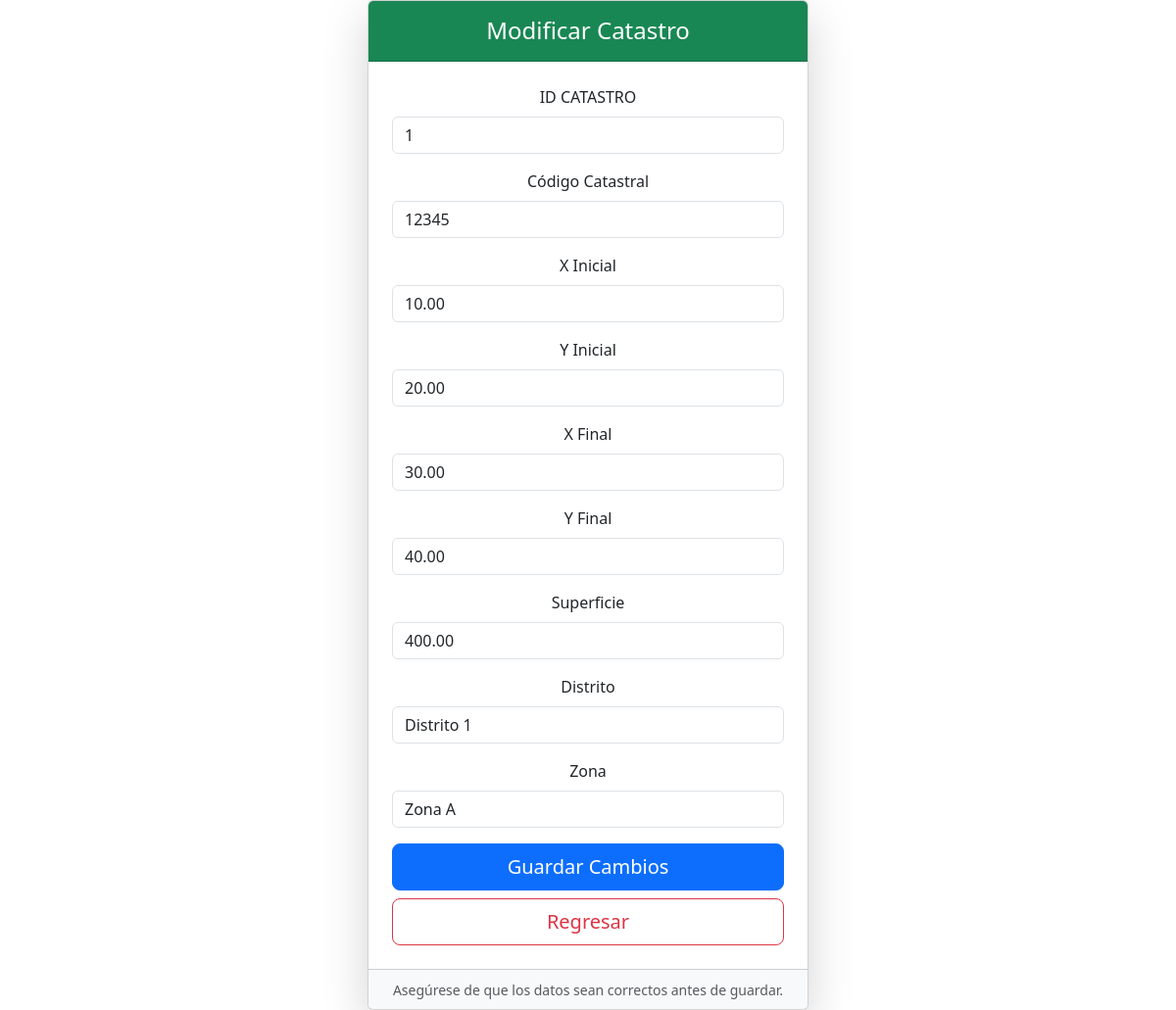
/modificar_catastro.php?id_catastro=1, run on the app's committed database.
### tables this page shows
CREATE TABLE CATASTRO (
  id_catastro INT AUTO_INCREMENT PRIMARY KEY,
  codigo_catastral VARCHAR(30) NOT NULL UNIQUE,
  Xini DECIMAL(10, 2),
  Yini DECIMAL(10, 2),
  Xfin DECIMAL(10, 2),
  Yfin DECIMAL(10, 2),
  superficie DECIMAL(10, 2),
  distrito VARCHAR(50),
  zona VARCHAR(50)
);

### modificar_catastro.php (the view, shortened to what this page needs)
<!DOCTYPE html>
<html lang="es">
<head>
    <link rel="stylesheet" href="bootstrap/css/bootstrap.min.css">
</head>
<body>
    <?php
        $xid=$_GET['id_catastro'];
        include("conexionBDEdwin.php");
        $query = "SELECT *
                  FROM CATASTRO
                  WHERE id_catastro = $xid";
        $result = mysqli_query($conex, $query);
        $row = mysqli_fetch_assoc($result);
    ?>
    <center>
    <div class="card shadow-lg" style="max-width: 450px; width: 100%;">
        <div class="card-header bg-success text-white text-center py-3">
            <h4 class="mb-0">Modificar Catastro</h4>
        </div>
        <div class="card-body p-4">
            <form action="BDEdwin_modificar_catastro.php" method="POST">
                <div class="mb-3">
                    <label for="codigo_catastral" class="form-label">ID CATASTRO</label>
                    <input readonly="" type="text" class="form-control" name="id_catastro" id="codigo_catastral" value="<?php echo $xid; ?>" required>
                </div>
                <div class="mb-3">
                    <label for="codigo_catastral" class="form-label">Código Catastral</label>
                    <input type="text" class="form-control" name="codigo_catastral" id="codigo_catastral" value="<?php echo $row['codigo_catastral']; ?>" required>
                </div>
                <div class="mb-3">
                    <label for="Xini" class="form-label">X Inicial</label>
                    <input type="text" class="form-control" name="Xini" id="Xini" value="<?php echo $row['Xini']; ?>" required>
                </div>
                <div class="mb-3">
                    <label for="Yini" class="form-label">Y Inicial</label>
                    <input type="text" class="form-control" name="Yini" id="Yini" value="<?php echo $row['Yini']; ?>" required>
                </div>
                <div class="mb-3">
                    <label for="Xfin" class="form-label">X Final</label>
                    <input type="text" class="form-control" name="Xfin" id="Xfin" value="<?php echo $row['Xfin']; ?>" required>
                </div>
                <div class="mb-3">
                    <label for="Yfin" class="form-label">Y Final</label>
                    <input type="text" class="form-control" name="Yfin" id="Yfin" value="<?php echo $row['Yfin']; ?>" required>
                </div>
                <div class="mb-3">
                    <label for="superficie" class="form-label">Superficie</label>
                    <input type="text" class="form-control" name="superficie" id="superficie" value="<?php echo $row['superficie']; ?>" required>
                </div>
                <div class="mb-3">
                    <label for="distrito" class="form-label">Distrito</label>
                    <input type="text" class="form-control" name="distrito" id="distrito" value="<?php echo $row['distrito']; ?>" required>
                </div>
                <div class="mb-3">
                    <label for="zona" class="form-label">Zona</label>
                    <input type="text" class="form-control" name="zona" id="zona" value="<?php echo $row['zona']; ?>" required>
                </div>
                <div class="d-grid gap-2">
                    <button type="submit" class="btn btn-primary btn-lg">
                        Guardar Cambios
                    </button>
                    <a href="admin.php" class="btn btn-outline-danger btn-lg">
                        Regresar</a>
                </div>
            </form>
        </div>
        <div class="card-footer text-center bg-light">
            <small class="text-muted">
            Asegúrese de que los datos sean correctos antes de guardar.
            </small>
        </div>
    </div>
    </center>
</body>
</html>

### data on the page
catastro: codigo_catastral "12345", Xini "10.00", Yini "20.00", Xfin "30.00", Yfin "40.00", superficie "400.00", distrito "Distrito 1", zona "Zona A"
